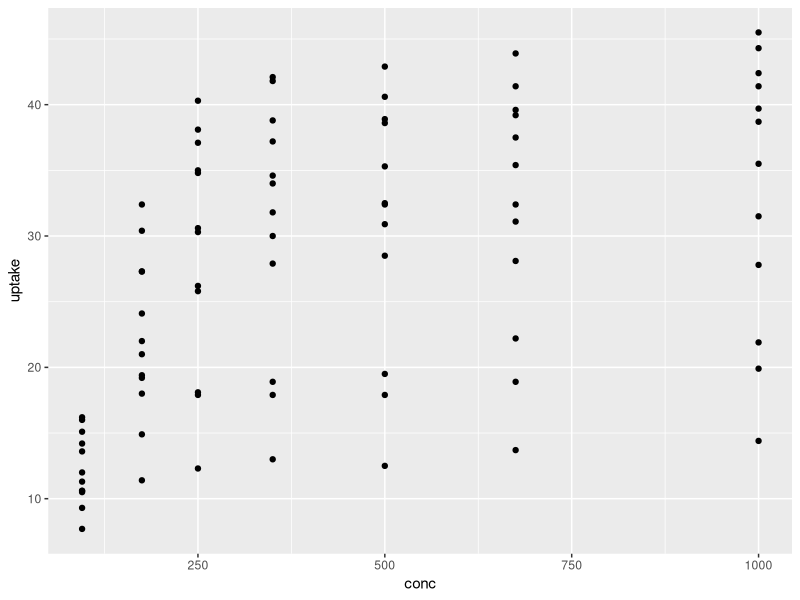
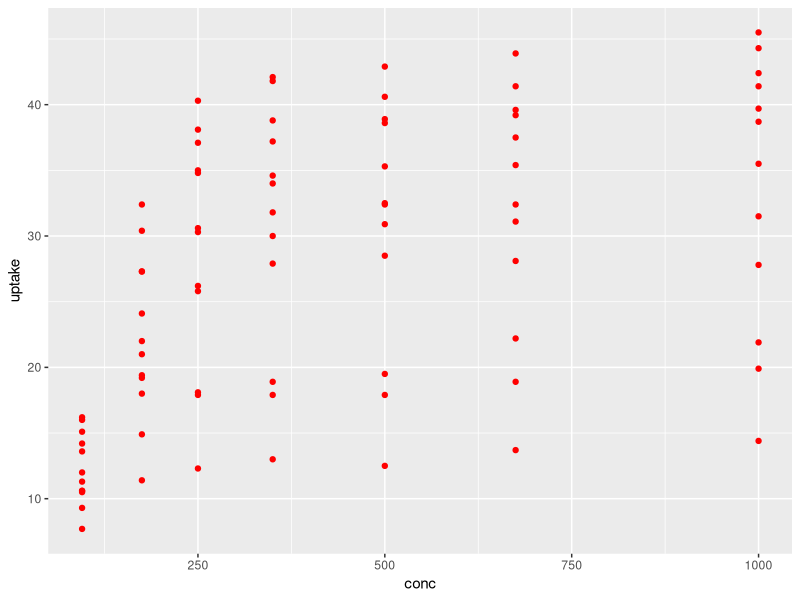
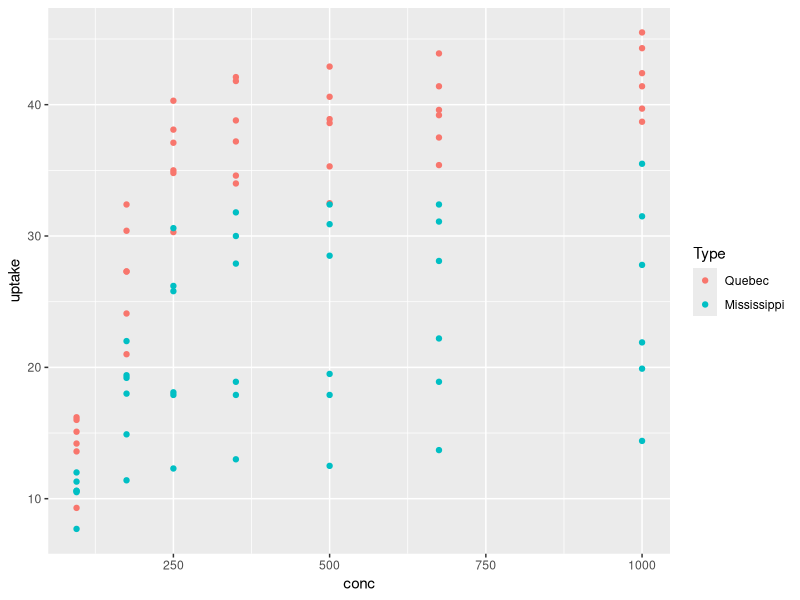
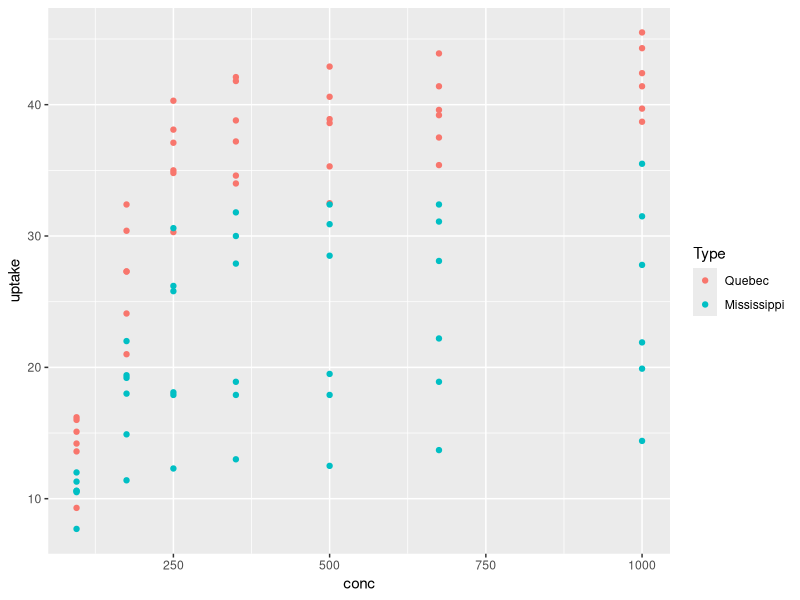
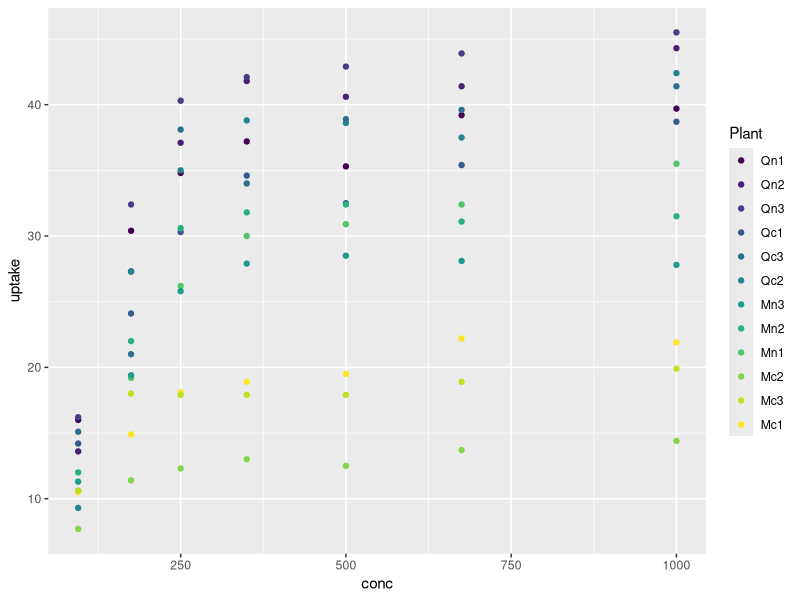
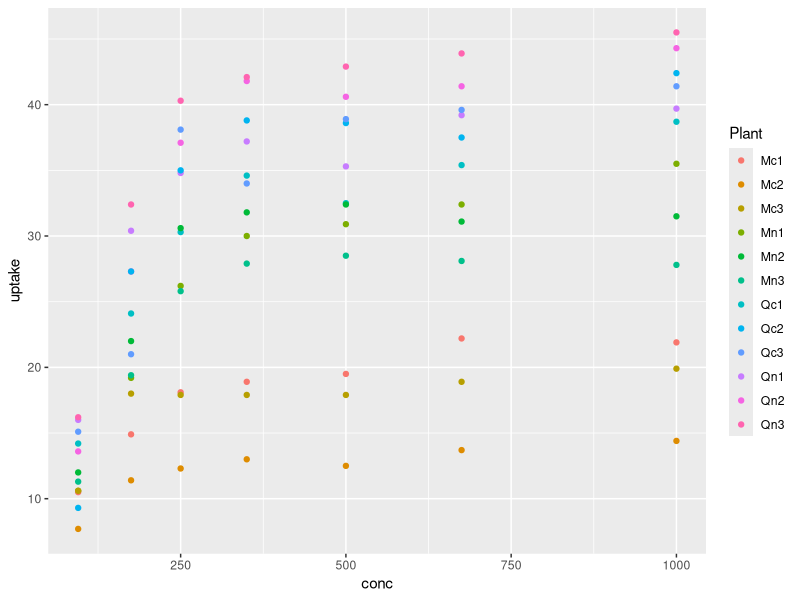
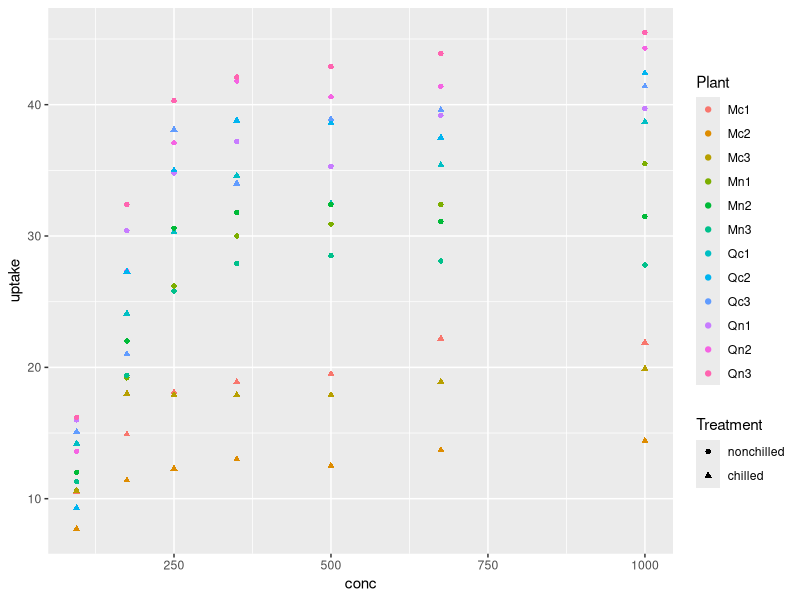
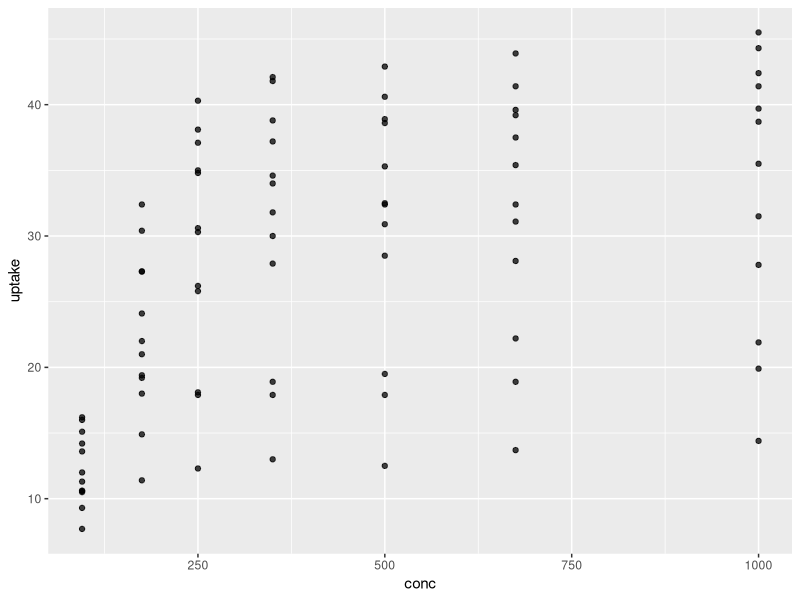

The R script that drew these images, in order: (Note: this script raises an error after producing the figures.)
## ---- chunk 1
install.packages('ggplot2')
## ---- chunk 2
library(ggplot2)
## ---- chunk 3
data("CO2")
CO2
## ---- chunk 4
data <- 5
DATA <- 5

ggplot(data = CO2) +
  geom_point(aes(x=conc, y = uptake))
## ---- chunk 5
ggplot(data = CO2) +
  geom_point(aes(x=conc, y = uptake), color = 'red')
## ---- chunk 6
ggplot(data = CO2, aes(x=conc, y = uptake, color = Type)) +
  geom_point() 

ggplot(data = CO2 ) +
  geom_point(aes(x=conc, y = uptake, color = Type))
## ---- chunk 7
ggplot(data = CO2 ) +
  geom_point(aes(x=conc, y = uptake, color = Plant))
## ---- chunk 8
CO2$Plant <- as.character(CO2$Plant)
ggplot(data = CO2 ) +
  geom_point(aes(x=conc, y = uptake, color = Plant) )
## ---- chunk 9
ggplot(data = CO2 ) +
  geom_point(aes(x=conc, y = uptake,shape = Treatment, color = Plant))
## ---- chunk 10

ggplot(data = CO2) +
  geom_point(aes(x=conc, y = uptake), alpha =.75)
## ---- chunk 11
#run me
data("Indometh")
Indometh
## ---- chunk 12

ggplot(data = Indometh) + 
  geom_line(aes(x=time, y=conc))

## ---- chunk 13

ggplot(data = Indometh) + 
  geom_line(aes(x=time, y=conc, color = Subject))

## ---- chunk 14
ggplot(data = Indometh) + 
  geom_line(aes(x=time, y=conc, color = as.character(Subject)))

## ---- chunk 15
ggplot(data = Indometh) + 
  geom_smooth(aes(x=time, y=conc, 
                  color = as.character(Subject)),
              method = 'gam',
              se=F
              )
ggplot(Indometh)+
  geom_smooth(aes(x=time,y=conc,
                color=as.character(Subject)), 
            method = 'gam',
            se=F)

## ---- chunk 16
Indometh$Subject <- as.character(Indometh$Subject)

ggplot(Indometh)+
  geom_smooth(aes(x=time, y=conc, color=Subject), method = 'lm')

## ---- chunk 17
library(ggplot2)
data(mpg)
mpg
## ---- chunk 18
ggplot(mpg) + 
  geom_bar(aes(x=manufacturer, fill = manufacturer))


## ---- chunk 19
ggplot(mpg)  +
  geom_bar(aes(x=manufacturer, fill = class), position='stack')
## ---- chunk 20
ggplot(mpg)+
  geom_col(aes(x=class, y=hwy ,fill = class))

## ---- chunk 21
mpg$cyl <- as.character(mpg$cyl)
ggplot(mpg) + 
  geom_bar(aes(x=manufacturer, fill = cyl), position = 'dodge')

## ---- chunk 22
data("ToothGrowth")
ToothGrowth
## ---- chunk 23
ggplot(ToothGrowth) + 
  geom_boxplot(aes(x=supp, y=len))

## ---- chunk 24
ggplot(ToothGrowth) + 
  geom_boxplot(aes(x=supp, y=len)) +
  theme_minimal()
## ---- chunk 25
ggplot(ToothGrowth) + 
  geom_boxplot(aes(x=supp, y=len, fill = supp)) +
  theme_minimal()
## ---- chunk 26
ggplot(ToothGrowth) + 
  geom_boxplot(aes(x=supp, y=len, fill = supp), width = .5) +
  theme_minimal()
## ---- chunk 27
install.packages('tidyverse')
library(tidyverse)
mu <- 2
si <- 0.6
hospital_data <- data.frame( ICU  =  c(rnorm(1000, -mu, si), rnorm(1000, mu, si)), 
                         ER  = runif(1000, -4, 4),
                         Clinic   =  rnorm(2000, 0, si*4)) %>% 
    tidyr::pivot_longer(cols = ICU:Clinic, 'Hospital_location') %>% rename(age = 'value')

## ---- chunk 28
ggplot(hospital_data) + 
  geom_boxplot(aes(x=Hospital_location, y=age))
## ---- chunk 29
ggplot(hospital_data) + 
  geom_violin(aes(x=Hospital_location, y=age))
## ---- chunk 30
ggplot(hospital_data) + 
  geom_histogram(aes(x=age))
## ---- chunk 31
ggplot(hospital_data) + 
  geom_freqpoly(aes(x=age, color = Hospital_location))
## ---- chunk 32
ggplot(mpg) + 
  geom_bar(aes(x=manufacturer))

## ---- chunk 33

## ---- chunk 34

## ---- chunk 35

## ---- chunk 36

